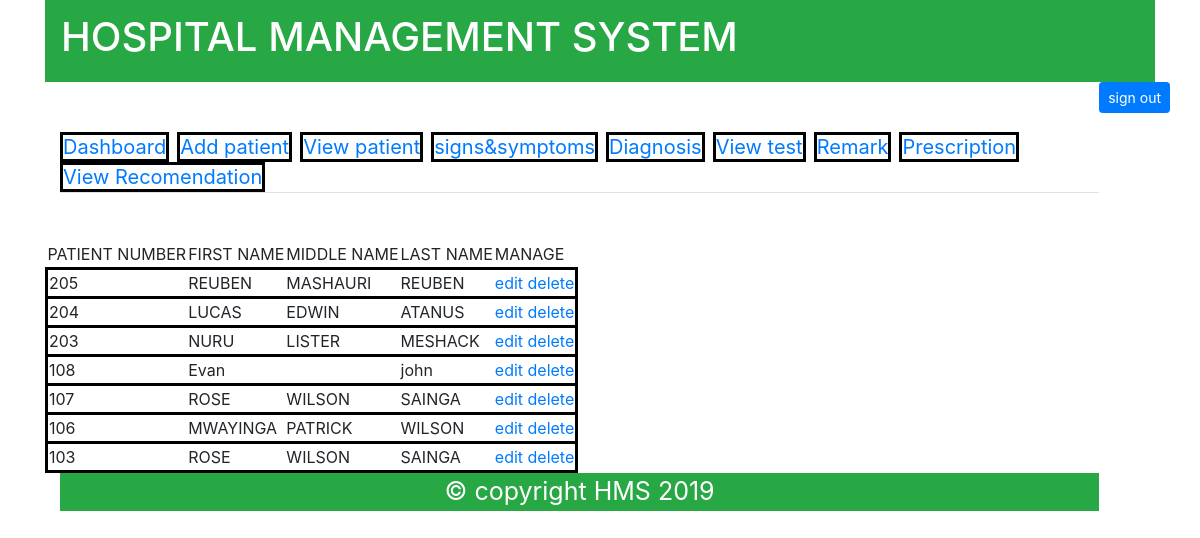
Page /index.php?page=vp (signed in) on the committed database.
### tables this page shows
CREATE TABLE `patients` (
  `PATIENT_NUMBER` int(10) NOT NULL,
  `REG_ID` int(10) DEFAULT NULL,
  `DATE_TIME` timestamp NOT NULL DEFAULT CURRENT_TIMESTAMP ON UPDATE CURRENT_TIMESTAMP,
  `BLOOD_GROUP` varchar(5) DEFAULT NULL,
  `DISEASE` varchar(100) DEFAULT NULL,
  `PRESCRIPTION` varchar(255) DEFAULT NULL,
  `DISCHARGE_TIME` timestamp NULL DEFAULT CURRENT_TIMESTAMP ON UPDATE CURRENT_TIMESTAMP,
  `EMPNO` int(10) DEFAULT NULL
);

CREATE TABLE `register` (
  `REG_ID` int(10) NOT NULL,
  `FNAME` varchar(255) NOT NULL,
  `MNAME` varchar(255) DEFAULT NULL,
  `LNAME` varchar(255) NOT NULL,
  `GENDER` varchar(7) NOT NULL,
  `DOB` date NOT NULL,
  `M_STATUS` varchar(255) DEFAULT NULL,
  `BIRTH_PLACE` varchar(255) NOT NULL,
  `REGION` varchar(255) NOT NULL,
  `NATIONALITY` varchar(255) NOT NULL,
  `OCUPATION` varchar(255) DEFAULT NULL,
  `HEIGHT` int(50) DEFAULT NULL,
  `WEIGHT` int(50) DEFAULT NULL,
  `MOBILE_NUMBER` varchar(15) NOT NULL,
  `MEMBERSHIP_NUMBER` varchar(30) NOT NULL,
  `VOTE_NUMBER` varchar(30) NOT NULL,
  `STUREGNO` varchar(30) NOT NULL,
  `DATE_TIME` timestamp NOT NULL DEFAULT CURRENT_TIMESTAMP ON UPDATE CURRENT_TIMESTAMP
);

### index.php (called while the page is built, shortened)
<?php
include "includes/template.php";

### views/vp.php (the view)
<?php
include "includes/connection.php";
$sql_vp="SELECT PATIENT_NUMBER,FNAME,MNAME,LNAME FROM patients,register WHERE patients.REG_ID=register.REG_ID ORDER BY PATIENT_NUMBER DESC ";
$result=mysqli_query($connect,$sql_vp);
if($result){
    ?>
    <table style="width:100%;  ">
        <tr >
            <td>PATIENT NUMBER</td>
            <td>FIRST NAME</td>
            <td>MIDDLE NAME</td>
            <td>LAST NAME</td>
            <td>MANAGE</td>
        </tr>
    <?php
    while($row=mysqli_fetch_assoc($result)){
        ?>
        <tr style="border:solid black;">
            <td><?=$row["PATIENT_NUMBER"]?></td>
            <td><?=$row["FNAME"]?></td>
            <td><?=$row["MNAME"]?></td>
            <td><?=$row["LNAME"]?></td>
            <td>
            <a href="index.php?page=vpedit&id=<?=$row["PATIENT_NUMBER"]?>">edit</a>
            <a href="index.php?page=vpdelete&id=<?=$row["PATIENT_NUMBER"]?>">delete</a>
            </td>
        </tr>
    <?php
    }
    ?>
    </table>
    <?php
}

### includes/template.php (shortened to what this page needs)
<?php
   if(isset($_SESSION["data"])){
    if($_SESSION["empno"]==123243){
        include ("header_doctor.php");
    }
   }else{
    include ("header.php");
   }
 ?>
<div class="mt-5">
<?php include $page; ?>
</div>
<?php include ("footer.php"); ?>

### includes/header_doctor.php (shortened to what this page needs)
<!DOCTYPE html>
<html lang="en">
<head>
    <link rel="stylesheet" type="text/css" media="screen" href="assets/vendor/bootstrap/css/bootstrap.css" />
    <link rel="stylesheet" type="text/css"  href="assets/css/ourcss.css" />
</head>
<body>
<div class="container">
   <div class="row">
    <div class="col-md-12">
    <nav class="navbar navbar-expand-md bg-success navbar-dark">
         <a class="navbar-brand" href=""><h1>HOSPITAL MANAGEMENT SYSTEM</h1></a>
        </nav>
    </div>
   </div>
<div class="row" style="float: right;padding-bottom: 50px;">
    <a href="index.php?page=signout" class="btn btn-primary btn-sm" title="you are about to sign out " >sign out</a>
    </div>
    <div class="row">
<div class="col-md-12" style="padding-top: 50px;">
<ul class="list-inline nav nav-tabs">
    <li class="list-inline-item"><a href="index.php?page=doctor" style="text-decoration:none"><span style="border:solid black ;font-size:20px;">Dashboard</span></a></li>
    <li class="list-inline-item"><a href="index.php?page=addp" style="text-decoration:none"><span style="border:solid black ;font-size:20px ;">Add patient</span></a></li>
    <li class="list-inline-item"><a href="index.php?page=vp" style="text-decoration:none"><span style="border:solid black ;font-size:20px ;">View patient</span></a></li>
    <li class="list-inline-item"><a href="index.php?page=symptoms" style="text-decoration:none"><span style="border:solid black ;font-size:20px ;">signs&symptoms</span></a></li>
    <li class="list-inline-item"><a href="index.php?page=dt" style="text-decoration:none"><span style="border:solid black ;font-size:20px ;">Diagnosis</span></a></li>
    <li class="list-inline-item"><a href="index.php?page=vt" style="text-decoration:none"><span style="border:solid black ;font-size:20px ;">View test</span></a></li>
    <li class="list-inline-item"><a href="index.php?page=mark1" style="text-decoration:none"><span style="border:solid black ;font-size:20px ;">Remark </span></a></li>
    <li class="list-inline-item"><a href="index.php?page=rec" style="text-decoration:none"><span style="border:solid black ;font-size:20px ;">Prescription</span></a></li>
    <li class="list-inline-item"><a href="index.php?page=vrec" style="text-decoration:none"><span style="border:solid black ;font-size:20px ;" >View Recomendation</span></a></li>
    </ul>
</div>

### includes/footer.php
<div class="container">
    <div class="row">
    <div class="col-md-12">
        <div class="cpyright text-center   bg-success navbar-dark">
            <p style="color:white;font-size:25px;">&copy copyright HMS 2019</p>
        </div>
    </div>
    </div>
</div>

### rows in the picture
patients: PATIENT_NUMBER "205", REG_ID.FNAME "REUBEN", REG_ID.MNAME "MASHAURI", REG_ID.LNAME "REUBEN"
patients: PATIENT_NUMBER "204", REG_ID.FNAME "LUCAS", REG_ID.MNAME "EDWIN", REG_ID.LNAME "ATANUS"
patients: PATIENT_NUMBER "203", REG_ID.FNAME "NURU", REG_ID.MNAME "LISTER", REG_ID.LNAME "MESHACK"
patients: PATIENT_NUMBER "108", REG_ID.FNAME "Evan", REG_ID.LNAME "john"
patients: PATIENT_NUMBER "107", REG_ID.FNAME "ROSE", REG_ID.MNAME "WILSON", REG_ID.LNAME "SAINGA"
patients: PATIENT_NUMBER "106", REG_ID.FNAME "MWAYINGA", REG_ID.MNAME "PATRICK", REG_ID.LNAME "WILSON"
patients: PATIENT_NUMBER "103", REG_ID.FNAME "ROSE", REG_ID.MNAME "WILSON", REG_ID.LNAME "SAINGA"
